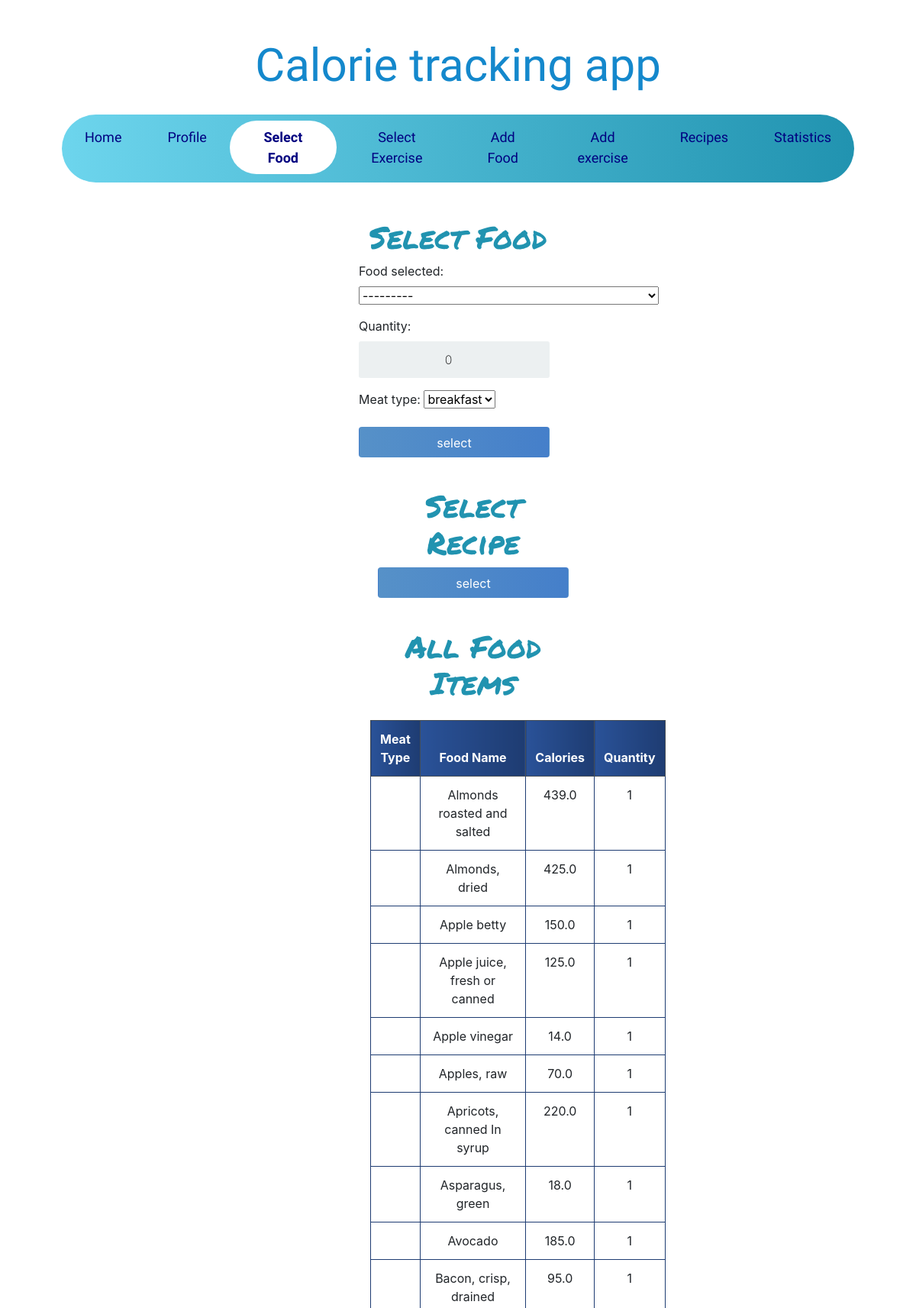
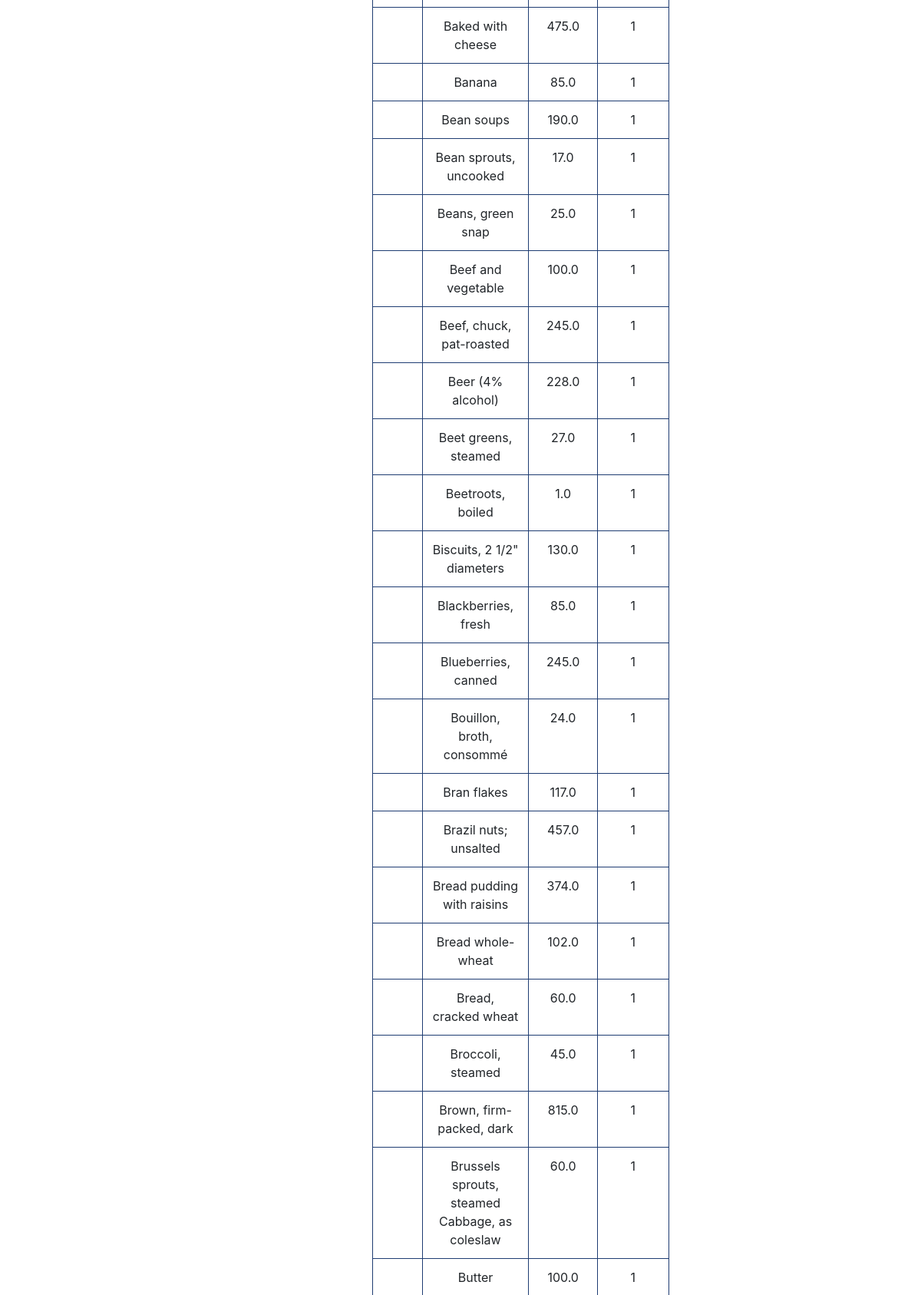
/select_food/ (signed in, upper part), run on the app's committed database (2 pictures, top to bottom).
### calory_counter/models.py (models this page shows)
class Food(models.Model):
    name = models.CharField(max_length=200, null=False)
    measure = models.CharField(max_length=200, null=True)
    quantity = models.PositiveIntegerField(null=False, default=0)
    calorie = models.FloatField(null=False, default=0)
    carbohydrate = models.DecimalField(max_digits=5, decimal_places=2, default=0, null=True)
    fats = models.DecimalField(max_digits=5, decimal_places=2, default=0, null=True)
    protein = models.DecimalField(max_digits=5, decimal_places=2, default=0, null=True)
    person_of = models.ForeignKey(User, null=True, on_delete=models.CASCADE)
    def __str__(self):
        return self.name

### calory_counter/views.py (the view)
# urls.py: path('select_food/',select_food,name='select_food'),
@login_required
def select_food(request):
    person = Profile.objects.filter(person_of=request.user).last()
    food_items = Food.objects.all().order_by('name')
    form = SelectFoodForm(request.user, instance=person)
    myFilter = FoodFilter(request.GET, queryset=food_items)
    if request.method == 'POST':
        form = SelectFoodForm(request.user, request.POST, instance=person)
        if form.is_valid():
            form.save()
            return redirect('calory_counter:home')
    else:
        form = SelectFoodForm(request.user)
    context = {'form': form, 'food_items': food_items, 'my_filter':myFilter}
    return render(request, 'select_food.html', context)

### calory_counter/forms.py
class SelectFoodForm(forms.ModelForm):
    class Meta:
        model = Profile
        fields = ('food_selected', 'quantity','meat_type',)
    def __init__(self, user, *args, **kwargs):
        super(SelectFoodForm, self).__init__(*args, **kwargs)
        self.fields['food_selected'].queryset = Food.objects.all().order_by('name')

### templates/select_food.html (shortened to what this page needs)
{% extends 'base.html' %}
{% block content %}
    <div class="login mt-0">
        <div class="login-screen">
            <div class="app-title">
                <h1 class="headline">Select Food</h1>
            </div>
             {{ form.as_p }}
                  <div>
                <input class="btn login_btn pt-2" type="submit" value="select">
        </div>
             <div class="login mt-0">
        <div class="login-screen">
            <div class="app-title">
                <h1 class="headline">Select Recipe</h1>
            </div>
            <div>
            <form method="POST" action="" class="login-form">
                    <input class="btn login_btn pt-2" type="submit" value="select">
                        </form>
                    </div>
                </div>
    <div class="container-fluid">
   <h1 class="headline text-center pb-3">All Food Items </h1>
        <table class="table table-bordered text-center">
            <thead class="thead-dark">
                <tr>
                    <th scope="col">Meat Type</th>
                    <th scope="col">Food Name</th>
                    <th scope="col">Calories</th>
                    <th scope="col">Quantity</th>
                </tr>
            </thead>
            <tbody>
                {% for food in food_items %}
                <tr>
                    <td>{{ food.meat_type }}</td>
                    <td>{{ food.name }}</td>
                    <td>{{ food.calorie }}</td>
                    <td>{{ food.quantity }}</td>
                </tr>
                {% endfor %}
            </tbody>
        </table>
     </div>
{% endblock content %}

### static/base.css (style rules this page uses)
body { font-family: Arial; background-color: #3498DB; padding: 50px; }
.login { margin: 20px auto; width: 300px; }
.login-screen { background-color: #FFF; padding: 20px; border-radius: 5px }
.app-title { text-align: center; color: #777; }
.login-form { text-align: center; }
input { text-align: center; background-color: #ECF0F1; border: 2px solid transparent; border-radius: 3px; font-size: 16px; font-weight: 200; padding: 10px 0; width: 250px; transition: border .5s; }
.btn { background: #457fca; background: -webkit-linear-gradient(to right, #5691c8, #457fca); background: linear-gradient(to right, #5691c8, #457fca); color: white !important; font-size: 16px; line-height: 25px; padding: 10px 0; text-decoration: none; text-shadow: none; border-radius: 3px; box-shadow: none; transition: 0.25s; display: block; width: 250px; margin: 0 auto; }
th { background: #1e3c72; background: -webkit-linear-gradient(to right, #2a5298, #1e3c72); background: linear-gradient(to right, #2a5298, #1e3c72); }
.headline { font-family: 'Permanent Marker', cursive; padding-top:20px; color: #2193b0; color: -webkit-linear-gradient(to right, #6dd5ed, #2193b0); color: linear-gradient(to right, #6dd5ed, #2193b0); }
.table { background-color: white; color: #18AD7C; }
table.table-bordered > thead > tr > th { border:1px solid #1e3c72; }
table.table-bordered > tbody > tr > td { border:1px solid #1e3c72; }

### data on the page
Food: name "Almonds roasted and salted", calorie "439.0", quantity "1"
Food: name "Almonds, dried", calorie "425.0", quantity "1"
Food: name "Apple betty", calorie "150.0", quantity "1"
Food: name "Apple juice, fresh or canned", calorie "125.0", quantity "1"
Food: name "Apple vinegar", calorie "14.0", quantity "1"
Food: name "Apples, raw", calorie "70.0", quantity "1"
Food: name "Apricots, canned In syrup", calorie "220.0", quantity "1"
Food: name "Asparagus, green", calorie "18.0", quantity "1"
Food: name "Avocado", calorie "185.0", quantity "1"
Food: name "Bacon, crisp, drained", calorie "95.0", quantity "1"
Food: name "Baked with cheese", calorie "475.0", quantity "1"
Food: name "Banana", calorie "85.0", quantity "1"
Food: name "Bean soups", calorie "190.0", quantity "1"
Food: name "Bean sprouts, uncooked", calorie "17.0", quantity "1"
Food: name "Beans, green snap", calorie "25.0", quantity "1"
Food: name "Beef and vegetable", calorie "100.0", quantity "1"
Food: name "Beef, chuck, pat-roasted", calorie "245.0", quantity "1"
Food: name "Beer (4% alcohol)", calorie "228.0", quantity "1"
Food: name "Beet greens, steamed", calorie "27.0", quantity "1"
Food: name "Beetroots, boiled", calorie "1.0", quantity "1"
Food: name "Biscuits, 2 1/2\" diameters", calorie "130.0", quantity "1"
Food: name "Blackberries, fresh", calorie "85.0", quantity "1"
Food: name "Blueberries, canned", calorie "245.0", quantity "1"
Food: name "Bouillon, broth, consommé", calorie "24.0", quantity "1"
Food: name "Bran flakes", calorie "117.0", quantity "1"
Food: name "Brazil nuts; unsalted", calorie "457.0", quantity "1"
Food: name "Bread pudding with raisins", calorie "374.0", quantity "1"
Food: name "Bread whole-wheat", calorie "102.0", quantity "1"
Food: name "Bread, cracked wheat", calorie "60.0", quantity "1"
Food: name "Broccoli, steamed", calorie "45.0", quantity "1"
Food: name "Brown, firm-packed, dark", calorie "815.0", quantity "1"
Food: name "Brussels sprouts, steamed Cabbage, as coleslaw", calorie "60.0", quantity "1"
Food: name "Butter", calorie "100.0", quantity "1"
